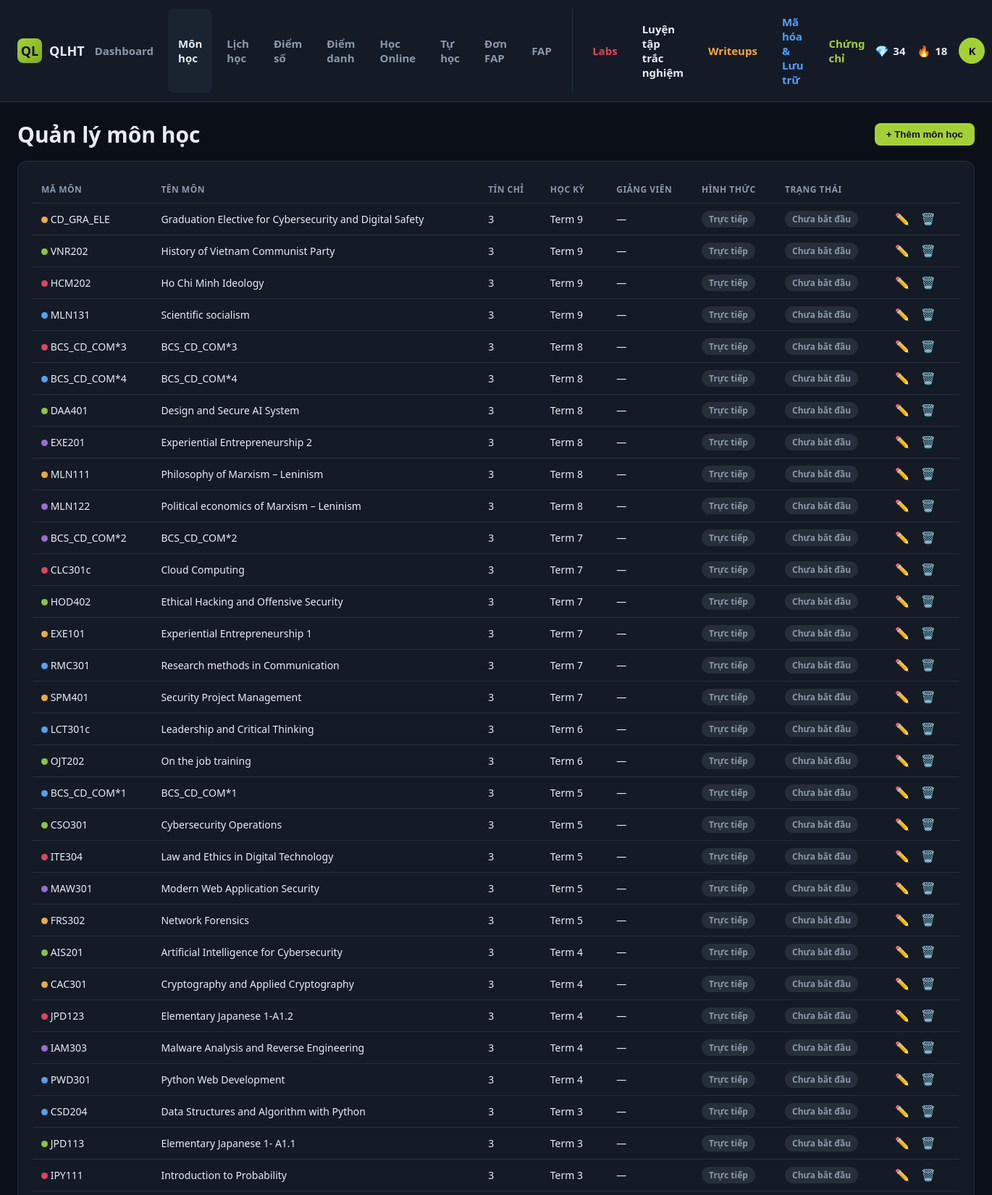
Page /subjects.php (signed in, upper part) on the committed database.
### tables this page shows
CREATE TABLE `students` (
  `id` int(11) NOT NULL,
  `student_code` varchar(20) NOT NULL,
  `full_name` varchar(100) NOT NULL,
  `major` varchar(150) NOT NULL,
  `email` varchar(100) DEFAULT NULL,
  `password_hash` varchar(255) NOT NULL,
  `role` enum('student','admin') NOT NULL DEFAULT 'student',
  `avatar` varchar(255) DEFAULT NULL,
  `streak_days` int(11) DEFAULT 0,
  `points` int(11) DEFAULT 0,
  `created_at` timestamp NOT NULL DEFAULT current_timestamp()
);

CREATE TABLE `subjects` (
  `id` int(11) NOT NULL,
  `student_id` int(11) NOT NULL,
  `subject_code` varchar(20) NOT NULL,
  `subject_name` varchar(200) NOT NULL,
  `credits` int(11) DEFAULT 3,
  `semester` varchar(20) NOT NULL,
  `status` enum('not_started','ongoing','completed','exempted') DEFAULT 'not_started',
  `is_online` tinyint(1) DEFAULT 0,
  `online_platform` varchar(100) DEFAULT NULL,
  `online_link` varchar(255) DEFAULT NULL,
  `lecturer` varchar(150) DEFAULT NULL,
  `color` varchar(20) DEFAULT '#8bc53f',
  `created_at` timestamp NOT NULL DEFAULT current_timestamp()
);

### config/auth.php (called while the page is built, shortened)
<?php
require_once __DIR__ . '/database.php';
function isLoggedIn(): bool {
    return isset($_SESSION['student_id']);
}
function currentStudent(): ?array {
    static $cache = null;
    if ($cache === null) {
        $stmt = getDB()->prepare('SELECT * FROM students WHERE id = ?');
        $stmt->execute([$_SESSION['student_id']]);
        $cache = $stmt->fetch() ?: null;
    }
    return $cache;
}

### config/database.php (called while the page is built, shortened)
<?php
function getDB(): PDO {
    static $pdo = null;
    if ($pdo === null) {
        $dsn = "mysql:host=" . DB_HOST . ";port=" . DB_PORT . ";dbname=" . DB_NAME . ";charset=" . DB_CHARSET;
        $options = [
            PDO::ATTR_ERRMODE            => PDO::ERRMODE_EXCEPTION,
            PDO::ATTR_DEFAULT_FETCH_MODE => PDO::FETCH_ASSOC,
            PDO::ATTR_EMULATE_PREPARES   => false,
        ];
        try {
            $pdo = new PDO($dsn, DB_USER, DB_PASS, $options);
        } catch (PDOException $e) {
            http_response_code(500);
            die('Loi ket noi co so du lieu: ' . htmlspecialchars($e->getMessage()));
        }
    }
    return $pdo;
}

### subjects.php (the view, shortened to what this page needs)
<?php
require_once __DIR__ . '/config/auth.php';
$db = getDB();
$sid = $_SESSION['student_id'];
$stmt = $db->prepare('SELECT * FROM subjects WHERE student_id = ? ORDER BY semester DESC, subject_name');
$stmt->execute([$sid]);
$subjects = $stmt->fetchAll();
$activePage = 'subjects';
include __DIR__ . '/includes/header.php';
?>
<div class="card-header">
    <h1 style="margin:0;">Quản lý môn học</h1>
    <button class="btn btn-accent" onclick="openSubjectModal()">+ Thêm môn học</button>
</div>
<div class="card" style="margin-top:16px;">
    <table>
        <thead>
            <tr><th>Mã môn</th><th>Tên môn</th><th>Tín chỉ</th><th>Học kỳ</th><th>Giảng viên</th><th>Hình thức</th><th>Trạng thái</th><th></th></tr>
        </thead>
        <tbody id="subjectsTableBody">
        <?php foreach ($subjects as $s): ?>
            <tr data-id="<?= $s['id'] ?>">
                <td><span class="dot" style="background:<?= htmlspecialchars($s['color']) ?>"></span> <?= htmlspecialchars($s['subject_code']) ?></td>
                <td><?= htmlspecialchars($s['subject_name']) ?></td>
                <td><?= (int)$s['credits'] ?></td>
                <td><?= htmlspecialchars($s['semester']) ?></td>
                <td><?= htmlspecialchars($s['lecturer'] ?: '—') ?></td>
                <td><?= $s['is_online'] ? '<span class="badge badge-blue">Online</span>' : '<span class="badge badge-gray">Trực tiếp</span>' ?></td>
                <td>
                    <?php
                    $map = [
                        'ongoing' => ['Đang học','badge-blue'],
                        'completed' => ['Passed','badge-green'],
                        'not_started' => ['Chưa bắt đầu','badge-gray'],
                        'exempted' => ['Miễn môn','badge-purple']
                    ];
                    $status_key = $s['status'] ?? 'not_started';
                    [$label, $cls] = $map[$status_key] ?? ['Không xác định', 'badge-gray'];
                    ?>
                    <span class="badge <?= $cls ?>"><?= $label ?></span>
                </td>
                <td>
                    <button class="icon-btn" title="Sửa" onclick='editSubject(<?= json_encode($s, JSON_UNESCAPED_UNICODE) ?>)'>✏️</button>
                    <button class="icon-btn" title="Xoá" onclick="deleteSubject(<?= $s['id'] ?>)">🗑️</button>
                </td>
            </tr>
        <?php endforeach; ?>
        </tbody>
    </table>
</div>
<?php include __DIR__ . '/includes/footer.php'; ?>

### includes/header.php (shortened to what this page needs)
<?php
$student = currentStudent();
$initial = $student ? mb_substr($student['full_name'], 0, 1) : '?';
?>
<!DOCTYPE html>
<html lang="vi">
<head>
<link rel="stylesheet" href="assets/css/style.css">
</head>
<body>
<div class="topbar">
    <div class="brand">
        <div class="logo">QL</div>
        QLHT
    </div>
    <nav>
        <a href="index.php" class="<?= $activePage === 'dashboard' ? 'active' : '' ?>">Dashboard</a>
        <a href="subjects.php" class="<?= $activePage === 'subjects' ? 'active' : '' ?>">Môn học</a>
        <a href="schedule.php" class="<?= $activePage === 'schedule' ? 'active' : '' ?>">Lịch học</a>
        <a href="grades.php" class="<?= $activePage === 'grades' ? 'active' : '' ?>">Điểm số</a>
        <a href="attendance.php" class="<?= $activePage === 'attendance' ? 'active' : '' ?>">Điểm danh</a>
        <a href="online.php" class="<?= $activePage === 'online' ? 'active' : '' ?>">Học Online</a>
        <a href="self_study.php" class="<?= ($activePage === 'self_study') ? 'active' : '' ?>">Tự học</a>
        <a href="fap.php" class="<?= $activePage === 'fap' ? 'active' : '' ?>">Đơn FAP</a>
         <a href="https://fap.fpt.edu.vn/Student.aspx" class="<?= $activePage === 'fap' ? 'active' : '' ?>">FAP</a>
    <a href="labs.php" class="<?= ($activePage === 'labs') ? 'active' : '' ?>" style="color: var(--red);"> Labs</a>
        <a href="quiz_take.php" class="<?= ($activePage === 'quiz') ? 'active' : '' ?>" style="color: var(--pink);">Luyện tập trắc nghiệm</a>
    <a href="writeups.php" class="<?= ($activePage === 'writeups') ? 'active' : '' ?>" style="color: var(--orange);"> Writeups</a>
    <a href="payloads.php" class="<?= ($activePage === 'payloads') ? 'active' : '' ?>" style="color: var(--blue);"> Mã hóa & Lưu trữ</a>
    <a href="certs.php" class="<?= ($activePage === 'certs') ? 'active' : '' ?>" style="color: var(--accent);"> Chứng chỉ</a>
    </nav>
    <div class="right">
        <?php if ($student): ?>
        <div class="stat-pill" title="Điểm rèn luyện"><span>💎</span> <?= (int)$student['points'] ?></div>
        <div class="stat-pill" title="Chuỗi ngày học liên tiếp"><span>🔥</span> <?= (int)$student['streak_days'] ?></div>
        <a href="profile.php" class="avatar"><?= htmlspecialchars($initial) ?></a>
        <?php endif; ?>
    </div>
</div>
<div class="page-wrap">

### assets/css/style.css (style rules this page uses)
:root { --bg: #0b0f17; --bg-panel: #141b26; --bg-panel-2: #1a2330; --border: #253040; --text: #e7edf5; --text-dim: #8b98ab; --accent: #a4d037; --accent-dark: #7fae1c; --blue: #4ea1ff; --red: #e2445c; --orange: #f2a93b; --purple: #9b6bd4; --radius: 12px; --sidebar-w: 232px; }
* { box-sizing: border-box; }
body { margin: 0; background: var(--bg); color: var(--text); font-family: "Segoe UI", Roboto, Inter, Arial, sans-serif; font-size: 15px; }
a { color: inherit; text-decoration: none; }
.topbar { display: flex; align-items: center; justify-content: space-between; padding: 12px 24px; background: var(--bg-panel); border-bottom: 1px solid var(--border); position: sticky; top: 0; z-index: 50; }
.topbar .brand { display: flex; align-items: center; gap: 10px; font-weight: 700; font-size: 18px; }
.topbar .brand .logo { width: 34px; height: 34px; border-radius: 8px; background: linear-gradient(135deg, var(--accent), var(--accent-dark)); display: flex; align-items: center; justify-content: center; color: #0b0f17; font-weight: 800; }
.topbar nav { display: flex; gap: 6px; }
.topbar nav a { padding: 8px 14px; border-radius: 8px; color: var(--text-dim); font-weight: 600; display: flex; align-items: center; gap: 6px; }
.topbar nav a.active, .topbar nav a:hover { color: var(--text); background: var(--bg-panel-2); }
.topbar .right { display: flex; align-items: center; gap: 16px; }
.stat-pill { display: flex; align-items: center; gap: 6px; font-weight: 700; color: var(--text); }
.avatar { width: 36px; height: 36px; border-radius: 50%; background: var(--accent); color: #0b0f17; display: flex; align-items: center; justify-content: center; font-weight: 800; }
.btn { padding: 8px 16px; border-radius: 8px; border: none; font-weight: 700; cursor: pointer; }
.btn-accent { background: var(--accent); color: #0b0f17; }
.page-wrap { max-width: 1400px; margin: 0 auto; padding: 24px; }
.card { background: var(--bg-panel); border: 1px solid var(--border); border-radius: var(--radius); padding: 20px; }
.card-header { display: flex; align-items: center; justify-content: space-between; margin-bottom: 14px; }
table { width: 100%; border-collapse: collapse; }
th, td { text-align: left; padding: 10px 12px; border-bottom: 1px solid var(--border); font-size: 14px; }
th { color: var(--text-dim); font-weight: 700; text-transform: uppercase; font-size: 12px; letter-spacing: .04em; }
.badge { display: inline-flex; align-items: center; gap: 5px; padding: 3px 10px; border-radius: 999px; font-size: 12px; font-weight: 700; }
.badge-gray { background: rgba(139,152,171,.15); color: var(--text-dim); }
.dot { width: 9px; height: 9px; border-radius: 50%; display: inline-block; }
.icon-btn { background: transparent; border: none; color: var(--text-dim); cursor: pointer; font-size: 16px; }

### rows in the picture
students: points "34", streak_days "18", full_name "K"
subjects: subject_code "CD_GRA_ELE", subject_name "Graduation Elective for Cybersecurity and Digital Safety", credits "3", semester "Term 9", lecturer "—", is_online "Trực tiếp", label "Chưa bắt đầu"
subjects: subject_code "VNR202", subject_name "History of Vietnam Communist Party", credits "3", semester "Term 9", lecturer "—", is_online "Trực tiếp", label "Chưa bắt đầu"
subjects: subject_code "HCM202", subject_name "Ho Chi Minh Ideology", credits "3", semester "Term 9", lecturer "—", is_online "Trực tiếp", label "Chưa bắt đầu"
subjects: subject_code "MLN131", subject_name "Scientific socialism", credits "3", semester "Term 9", lecturer "—", is_online "Trực tiếp", label "Chưa bắt đầu"
subjects: subject_code "BCS_CD_COM*3", subject_name "BCS_CD_COM*3", credits "3", semester "Term 8", lecturer "—", is_online "Trực tiếp", label "Chưa bắt đầu"
subjects: subject_code "BCS_CD_COM*4", subject_name "BCS_CD_COM*4", credits "3", semester "Term 8", lecturer "—", is_online "Trực tiếp", label "Chưa bắt đầu"
subjects: subject_code "DAA401", subject_name "Design and Secure AI System", credits "3", semester "Term 8", lecturer "—", is_online "Trực tiếp", label "Chưa bắt đầu"
subjects: subject_code "EXE201", subject_name "Experiential Entrepreneurship 2", credits "3", semester "Term 8", lecturer "—", is_online "Trực tiếp", label "Chưa bắt đầu"
subjects: subject_code "MLN111", subject_name "Philosophy of Marxism – Leninism", credits "3", semester "Term 8", lecturer "—", is_online "Trực tiếp", label "Chưa bắt đầu"
subjects: subject_code "MLN122", subject_name "Political economics of Marxism – Leninism", credits "3", semester "Term 8", lecturer "—", is_online "Trực tiếp", label "Chưa bắt đầu"
subjects: subject_code "BCS_CD_COM*2", subject_name "BCS_CD_COM*2", credits "3", semester "Term 7", lecturer "—", is_online "Trực tiếp", label "Chưa bắt đầu"
subjects: subject_code "CLC301c", subject_name "Cloud Computing", credits "3", semester "Term 7", lecturer "—", is_online "Trực tiếp", label "Chưa bắt đầu"
subjects: subject_code "HOD402", subject_name "Ethical Hacking and Offensive Security", credits "3", semester "Term 7", lecturer "—", is_online "Trực tiếp", label "Chưa bắt đầu"
subjects: subject_code "EXE101", subject_name "Experiential Entrepreneurship 1", credits "3", semester "Term 7", lecturer "—", is_online "Trực tiếp", label "Chưa bắt đầu"
subjects: subject_code "RMC301", subject_name "Research methods in Communication", credits "3", semester "Term 7", lecturer "—", is_online "Trực tiếp", label "Chưa bắt đầu"
subjects: subject_code "SPM401", subject_name "Security Project Management", credits "3", semester "Term 7", lecturer "—", is_online "Trực tiếp", label "Chưa bắt đầu"
subjects: subject_code "LCT301c", subject_name "Leadership and Critical Thinking", credits "3", semester "Term 6", lecturer "—", is_online "Trực tiếp", label "Chưa bắt đầu"
subjects: subject_code "OJT202", subject_name "On the job training", credits "3", semester "Term 6", lecturer "—", is_online "Trực tiếp", label "Chưa bắt đầu"
subjects: subject_code "BCS_CD_COM*1", subject_name "BCS_CD_COM*1", credits "3", semester "Term 5", lecturer "—", is_online "Trực tiếp", label "Chưa bắt đầu"
subjects: subject_code "CSO301", subject_name "Cybersecurity Operations", credits "3", semester "Term 5", lecturer "—", is_online "Trực tiếp", label "Chưa bắt đầu"
subjects: subject_code "ITE304", subject_name "Law and Ethics in Digital Technology", credits "3", semester "Term 5", lecturer "—", is_online "Trực tiếp", label "Chưa bắt đầu"
subjects: subject_code "MAW301", subject_name "Modern Web Application Security", credits "3", semester "Term 5", lecturer "—", is_online "Trực tiếp", label "Chưa bắt đầu"
subjects: subject_code "FRS302", subject_name "Network Forensics", credits "3", semester "Term 5", lecturer "—", is_online "Trực tiếp", label "Chưa bắt đầu"
subjects: subject_code "AIS201", subject_name "Artificial Intelligence for Cybersecurity", credits "3", semester "Term 4", lecturer "—", is_online "Trực tiếp", label "Chưa bắt đầu"
subjects: subject_code "CAC301", subject_name "Cryptography and Applied Cryptography", credits "3", semester "Term 4", lecturer "—", is_online "Trực tiếp", label "Chưa bắt đầu"
subjects: subject_code "JPD123", subject_name "Elementary Japanese 1-A1.2", credits "3", semester "Term 4", lecturer "—", is_online "Trực tiếp", label "Chưa bắt đầu"
subjects: subject_code "IAM303", subject_name "Malware Analysis and Reverse Engineering", credits "3", semester "Term 4", lecturer "—", is_online "Trực tiếp", label "Chưa bắt đầu"
subjects: subject_code "PWD301", subject_name "Python Web Development", credits "3", semester "Term 4", lecturer "—", is_online "Trực tiếp", label "Chưa bắt đầu"
subjects: subject_code "CSD204", subject_name "Data Structures and Algorithm with Python", credits "3", semester "Term 3", lecturer "—", is_online "Trực tiếp", label "Chưa bắt đầu"
subjects: subject_code "JPD113", subject_name "Elementary Japanese 1- A1.1", credits "3", semester "Term 3", lecturer "—", is_online "Trực tiếp", label "Chưa bắt đầu"
subjects: subject_code "IPY111", subject_name "Introduction to Probability", credits "3", semester "Term 3", lecturer "—", is_online "Trực tiếp", label "Chưa bắt đầu"
